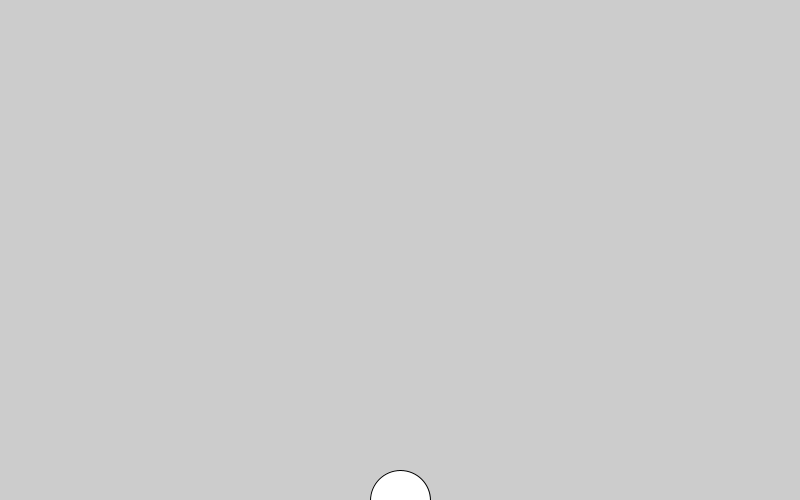
Frame 1 (no input)
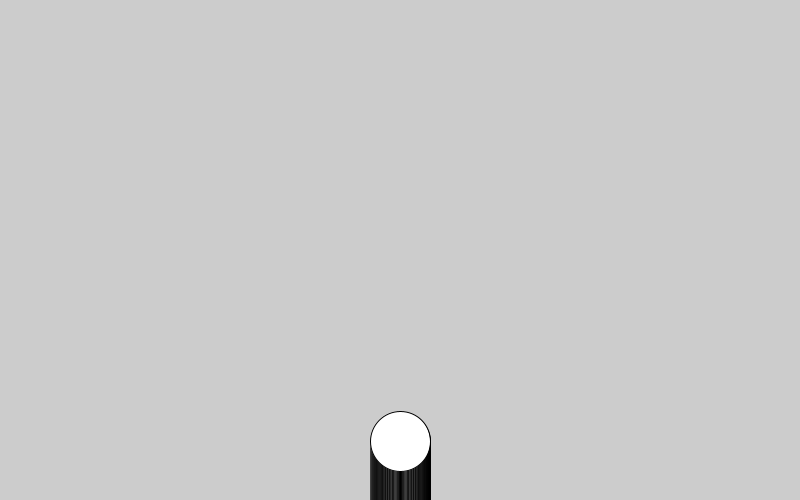
Frame 60 (the mouse pressed at the canvas centre just before this capture)
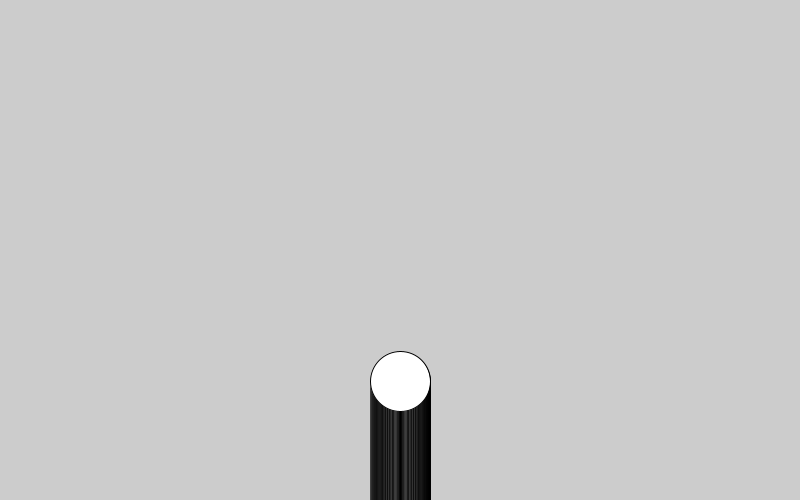
Frame 120 (the mouse held since frame 60 and released just before this capture)

The Processing sketch that drew these frames (run headless with seeded random() and noise(); from frame 60 on, the mouse is pressed at the canvas centre):

// Processing sketch: Objects_Bubble
// ── Objects_Bubble.pde


Bubble b;
void setup(){
  size(800,500);
 b = new Bubble();
}

void draw(){
  b.display();
  b.ascend();
  b.top();
}
// ── Bubble_Class.pde
class Bubble {
  float x, y;
  int diameter;
  boolean atTop;
  Bubble() {
    x = width/2;
    y = height;
    diameter = 60;
    atTop = false;
  }
  void display(){
    ellipse(x,y,diameter,diameter);
  }
  void ascend(){
    if(!atTop){
      y--;
    }
  }
  void top(){
    if (y <= 0){
      atTop = true;
    }
  }
}
